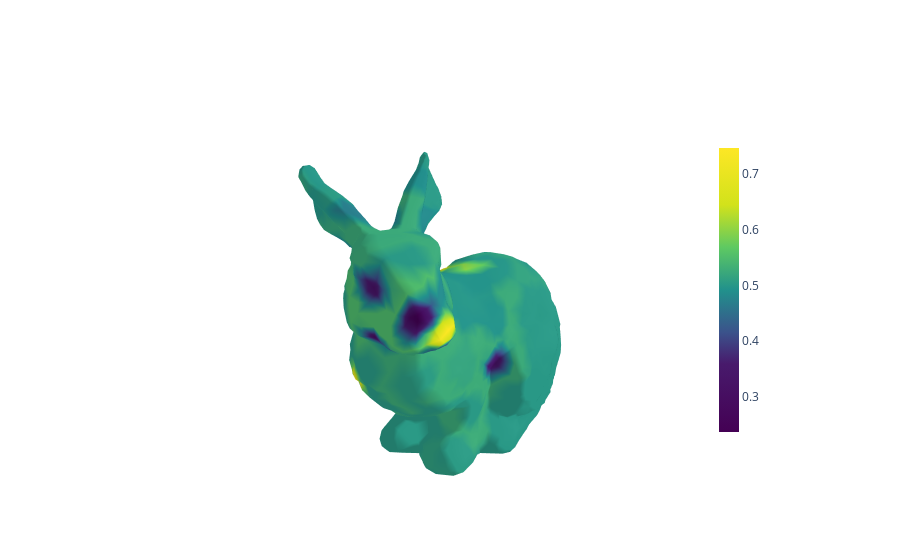

Source (notebook cell):
### Markdown cell above
Filtered Scalar Fields - after filtering both persistent 0- and 1-homology below the threshold eps=0.2

### Code cell
fig3 = plot_mesh(V, F, filtered_01, cmin, cmax)
# This produces a png image
fig3.show(renderer="png")
# This produces an interactive plot
fig3.show()

### Figure 1 — Plotly figure (JSON) as saved in the notebook; plotly's stock layout.template omitted (floating-point values rounded to 4 significant figures; data arrays with more than 128 entries replaced by an {"elided": "..."} marker saying what was removed)
{"data": [{"cmax": 0.7468, "cmin": 0.2368, "colorbar": {"len": 0.8, "thickness": 20, "x": 0.85}, "colorscale": [[0, "#440154"], [0.24, "#481a6c"], [0.35, "#3b528b"], [0.5, "#21918c"], [0.65, "#5ec962"], [0.8, "#d2e21b"], [1, "#fde725"]], "i": {"elided": "3998 int values"}, "intensity": {"elided": "2002 float values"}, "j": {"elided": "3998 int values"}, "k": {"elided": "3998 int values"}, "name": "y", "showscale": true, "type": "mesh3d", "x": {"elided": "2002 float values"}, "y": {"elided": "2002 float values"}, "z": {"elided": "2002 float values"}}], "layout": {"scene": {"camera": {"eye": {"x": -1.17, "y": -1.17, "z": 0.585}}, "xaxis": {"showgrid": false, "showticklabels": false, "title": {"text": ""}, "visible": false}, "yaxis": {"showgrid": false, "showticklabels": false, "title": {"text": ""}, "visible": false}, "zaxis": {"showgrid": false, "showticklabels": false, "title": {"text": ""}, "visible": false}}}}
